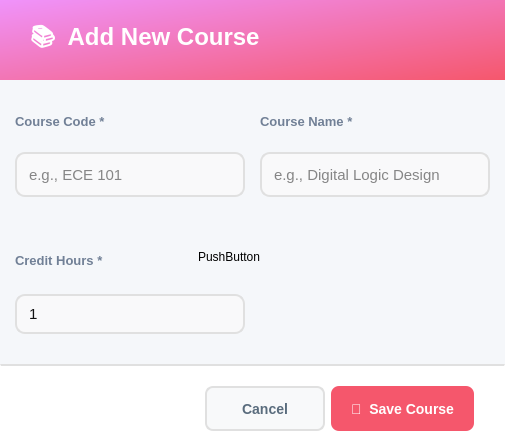
<?xml version="1.0" encoding="UTF-8"?>
<ui version="4.0">
 <class>AddCourseDialog</class>
 <widget class="QDialog" name="AddCourseDialog">
  <property name="geometry">
   <rect>
    <x>0</x>
    <y>0</y>
    <width>505</width>
    <height>444</height>
   </rect>
  </property>
  <property name="minimumSize">
   <size>
    <width>0</width>
    <height>0</height>
   </size>
  </property>
  <property name="maximumSize">
   <size>
    <width>780</width>
    <height>580</height>
   </size>
  </property>
  <property name="windowTitle">
   <string>Add New Course</string>
  </property>
  <property name="styleSheet">
   <string notr="true">background-color: #f5f7fa;</string>
  </property>
  <layout class="QVBoxLayout" name="mainLayout">
   <property name="spacing">
    <number>0</number>
   </property>
   <property name="leftMargin">
    <number>0</number>
   </property>
   <property name="topMargin">
    <number>0</number>
   </property>
   <property name="rightMargin">
    <number>0</number>
   </property>
   <property name="bottomMargin">
    <number>0</number>
   </property>
   <item>
    <widget class="QFrame" name="headerFrame">
     <property name="minimumSize">
      <size>
       <width>0</width>
       <height>80</height>
      </size>
     </property>
     <property name="maximumSize">
      <size>
       <width>16777215</width>
       <height>80</height>
      </size>
     </property>
     <property name="styleSheet">
      <string notr="true">background: qlineargradient(x1:0, y1:0, x2:1, y2:1, stop:0 #f093fb, stop:1 #f5576c); border-radius: 0px;</string>
     </property>
     <property name="frameShape">
      <enum>QFrame::Shape::StyledPanel</enum>
     </property>
     <layout class="QHBoxLayout" name="headerLayout">
      <property name="leftMargin">
       <number>30</number>
      </property>
      <property name="topMargin">
       <number>20</number>
      </property>
      <property name="rightMargin">
       <number>30</number>
      </property>
      <property name="bottomMargin">
       <number>20</number>
      </property>
      <item>
       <widget class="QLabel" name="labelTitle">
        <property name="styleSheet">
         <string notr="true">font-size: 24px; font-weight: bold; color: white; background: transparent;</string>
        </property>
        <property name="text">
         <string>📚  Add New Course</string>
        </property>
       </widget>
      </item>
      <item>
       <spacer name="headerSpacer">
        <property name="orientation">
         <enum>Qt::Orientation::Horizontal</enum>
        </property>
        <property name="sizeHint" stdset="0">
         <size>
          <width>40</width>
          <height>20</height>
         </size>
        </property>
       </spacer>
      </item>
     </layout>
    </widget>
   </item>
   <item>
    <widget class="QScrollArea" name="scrollArea">
     <property name="styleSheet">
      <string notr="true">border: none; background-color: #f5f7fa;</string>
     </property>
     <property name="widgetResizable">
      <bool>true</bool>
     </property>
     <widget class="QWidget" name="scrollContent">
      <property name="geometry">
       <rect>
        <x>0</x>
        <y>0</y>
        <width>505</width>
        <height>284</height>
       </rect>
      </property>
      <property name="styleSheet">
       <string notr="true">background-color: #f5f7fa;</string>
      </property>
      <layout class="QGridLayout" name="gridLayout_3">
       <property name="leftMargin">
        <number>15</number>
       </property>
       <property name="topMargin">
        <number>10</number>
       </property>
       <property name="rightMargin">
        <number>15</number>
       </property>
       <property name="bottomMargin">
        <number>0</number>
       </property>
       <property name="horizontalSpacing">
        <number>15</number>
       </property>
       <property name="verticalSpacing">
        <number>30</number>
       </property>
       <item row="0" column="0">
        <layout class="QVBoxLayout" name="verticalLayout">
         <property name="spacing">
          <number>0</number>
         </property>
         <item>
          <widget class="QLabel" name="labelCourseCode">
           <property name="styleSheet">
            <string notr="true">font-size: 13px; color: #718096; font-weight: bold; background: transparent;</string>
           </property>
           <property name="text">
            <string>Course Code *</string>
           </property>
          </widget>
         </item>
         <item>
          <widget class="QLineEdit" name="lineEditCourseCode">
           <property name="minimumSize">
            <size>
             <width>0</width>
             <height>45</height>
            </size>
           </property>
           <property name="styleSheet">
            <string notr="true">QLineEdit {
    border: 2px solid #E0E0E0;
    border-radius: 10px;
    padding: 8px 10px;
    background: rgba(250, 250, 250, 200); /* slightly transparent soft white */
    font-size: 11pt;
    color: #111111;                         /* user text color */
    font-style: normal;                      /* ensures user text is not italic */
}

QLineEdit:focus {
    border: 2px solid #667EEA;
    background: rgba(250, 250, 250, 220);   /* slightly brighter on focus */
}

QLineEdit::placeholder {
    color: rgba(50, 50, 50, 200);           /* placeholder text color */
    font-style: italic;                      /* placeholder remains italic */
}
</string>
           </property>
           <property name="placeholderText">
            <string>e.g., ECE 101</string>
           </property>
          </widget>
         </item>
        </layout>
       </item>
       <item row="0" column="1">
        <layout class="QVBoxLayout" name="verticalLayout_2">
         <property name="spacing">
          <number>0</number>
         </property>
         <item>
          <widget class="QLabel" name="labelCourseName">
           <property name="styleSheet">
            <string notr="true">font-size: 13px; color: #718096; font-weight: bold; background: transparent;</string>
           </property>
           <property name="text">
            <string>Course Name *</string>
           </property>
          </widget>
         </item>
         <item>
          <widget class="QLineEdit" name="lineEditCourseName">
           <property name="minimumSize">
            <size>
             <width>0</width>
             <height>45</height>
            </size>
           </property>
           <property name="styleSheet">
            <string notr="true">QLineEdit {
    border: 2px solid #E0E0E0;
    border-radius: 10px;
    padding: 8px 10px;
    background: rgba(250, 250, 250, 200); /* slightly transparent soft white */
    font-size: 11pt;
    color: #111111;                         /* user text color */
    font-style: normal;                      /* ensures user text is not italic */
}

QLineEdit:focus {
    border: 2px solid #667EEA;
    background: rgba(250, 250, 250, 220);   /* slightly brighter on focus */
}

QLineEdit::placeholder {
    color: rgba(50, 50, 50, 200);           /* placeholder text color */
    font-style: italic;                      /* placeholder remains italic */
}
</string>
           </property>
           <property name="placeholderText">
            <string>e.g., Digital Logic Design</string>
           </property>
          </widget>
         </item>
        </layout>
       </item>
       <item row="1" column="0">
        <layout class="QVBoxLayout" name="verticalLayout_3">
         <property name="spacing">
          <number>0</number>
         </property>
         <item>
          <widget class="QLabel" name="labelCreditHours">
           <property name="styleSheet">
            <string notr="true">font-size: 13px; color: #718096; font-weight: bold; background: transparent;</string>
           </property>
           <property name="text">
            <string>Credit Hours *</string>
           </property>
          </widget>
         </item>
         <item>
          <widget class="QSpinBox" name="spinBoxCreditHours">
           <property name="styleSheet">
            <string notr="true">QSpinBox {
    border: 2px solid #E0E0E0;
    border-radius: 10px;
    padding: 8px 10px;                        /* same padding as your QLineEdit */
    background: rgba(250, 250, 250, 200);
    font-size: 11pt;
    color: #111111;
    font-style: normal;
}

QSpinBox:focus {
    border: 2px solid #667EEA;
    background: rgba(250, 250, 250, 220);
}

/* The text area inside the spinbox */
QSpinBox QLineEdit {
    color: #111111;
    font-style: normal;
}

/* Placeholder text styling (requires setting placeholder via spinbox.lineEdit().setPlaceholderText()) */
QSpinBox QLineEdit:disabled {
    color: #888888;
}

/* Hide the up/down arrows completely */
QSpinBox::up-button, QSpinBox::down-button {
    width: 0;
    height: 0;
    border: none;
}
</string>
           </property>
           <property name="minimum">
            <number>1</number>
           </property>
           <property name="maximum">
            <number>10</number>
           </property>
          </widget>
         </item>
        </layout>
       </item>
       <item row="1" column="1">
        <layout class="QGridLayout" name="gridLayout"/>
       </item>
       <item row="2" column="0">
        <spacer name="verticalSpacer">
         <property name="orientation">
          <enum>Qt::Orientation::Vertical</enum>
         </property>
         <property name="sizeType">
          <enum>QSizePolicy::Policy::Minimum</enum>
         </property>
         <property name="sizeHint" stdset="0">
          <size>
           <width>17</width>
           <height>30</height>
          </size>
         </property>
        </spacer>
       </item>
      </layout>
      <widget class="QPushButton" name="pushButton">
       <property name="geometry">
        <rect>
         <x>198</x>
         <y>169</y>
         <width>62</width>
         <height>16</height>
        </rect>
       </property>
       <property name="text">
        <string>PushButton</string>
       </property>
      </widget>
     </widget>
    </widget>
   </item>
   <item>
    <widget class="QFrame" name="footerFrame">
     <property name="minimumSize">
      <size>
       <width>0</width>
       <height>80</height>
      </size>
     </property>
     <property name="maximumSize">
      <size>
       <width>16777215</width>
       <height>80</height>
      </size>
     </property>
     <property name="styleSheet">
      <string notr="true">background-color: white; border-top: 2px solid #e0e0e0;</string>
     </property>
     <property name="frameShape">
      <enum>QFrame::Shape::StyledPanel</enum>
     </property>
     <layout class="QHBoxLayout" name="footerLayout">
      <property name="leftMargin">
       <number>30</number>
      </property>
      <property name="topMargin">
       <number>20</number>
      </property>
      <property name="rightMargin">
       <number>30</number>
      </property>
      <property name="bottomMargin">
       <number>20</number>
      </property>
      <item>
       <spacer name="footerSpacer">
        <property name="orientation">
         <enum>Qt::Orientation::Horizontal</enum>
        </property>
        <property name="sizeHint" stdset="0">
         <size>
          <width>40</width>
          <height>20</height>
         </size>
        </property>
       </spacer>
      </item>
      <item>
       <widget class="QPushButton" name="buttonCancel">
        <property name="minimumSize">
         <size>
          <width>120</width>
          <height>45</height>
         </size>
        </property>
        <property name="cursor">
         <cursorShape>PointingHandCursor</cursorShape>
        </property>
        <property name="styleSheet">
         <string notr="true">QPushButton {
    background-color: #f8f9fa;
    color: #5a6c7d;
    border: 2px solid #e0e0e0;
    border-radius: 8px;
    font-size: 14px;
    font-weight: bold;
    padding: 10px 20px;
}

QPushButton:hover {
    border-color: #f5576c;
    color: #f5576c;
}

QPushButton:pressed {
    background-color: #e0e0e0; /* darker grey for pressed feedback */
    border-color: #f5576c;
    color: #f5576c;
}</string>
        </property>
        <property name="text">
         <string>Cancel</string>
        </property>
       </widget>
      </item>
      <item>
       <widget class="QPushButton" name="buttonSave">
        <property name="enabled">
         <bool>true</bool>
        </property>
        <property name="minimumSize">
         <size>
          <width>120</width>
          <height>45</height>
         </size>
        </property>
        <property name="cursor">
         <cursorShape>PointingHandCursor</cursorShape>
        </property>
        <property name="styleSheet">
         <string notr="true">QPushButton {
    background-color: #f5576c;
    color: #ffffff;
    border: none;
    border-radius: 8px;
    font-size: 14px;
    font-weight: bold;
    padding: 10px 20px;
    transition: background-color 150ms;
}
QPushButton:hover {
    background-color: #e5475c;
}
QPushButton:pressed {
    background-color: #d43f52;
}
QPushButton:disabled {
    background-color: #cccccc;  /* gray background for disabled */
    color: #666666;             /* darker gray text */
}</string>
        </property>
        <property name="text">
         <string>💾  Save Course</string>
        </property>
       </widget>
      </item>
     </layout>
    </widget>
   </item>
  </layout>
 </widget>
 <resources/>
 <connections/>
</ui>
